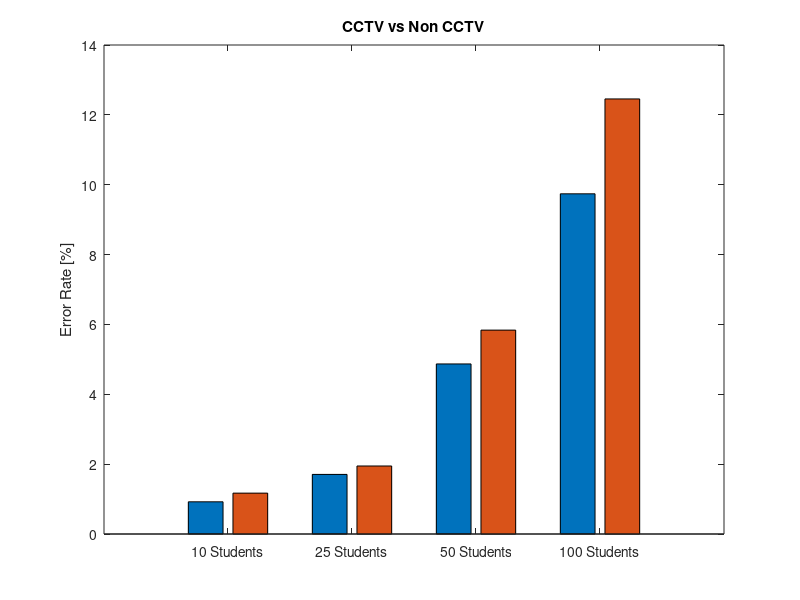
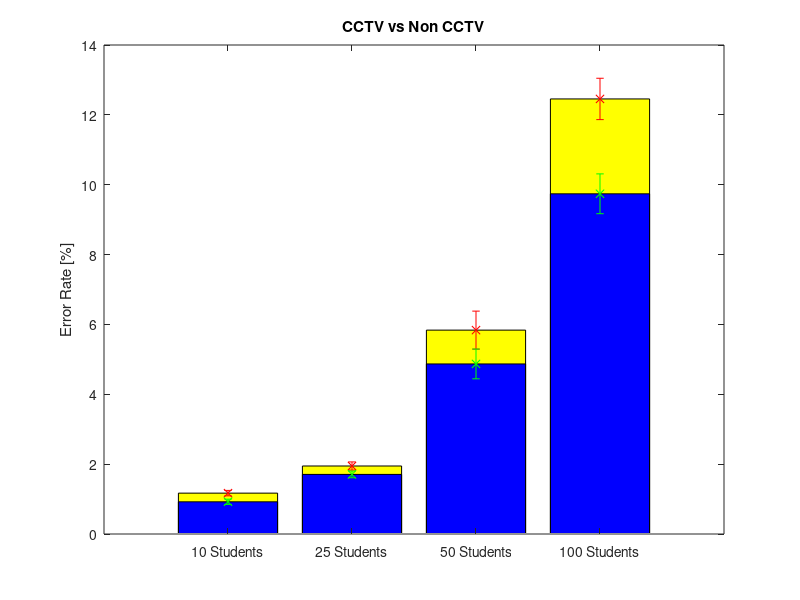

These figures' MATLAB source, in order:
%1. Load all CI
file1 = load('TenStudentsCI.dat');
file2 = load('TwentyFiveStudentsCI.dat');
file3 = load('FiftyStudentsCI.dat');
file4 = load('HundredStudentsCI.dat');

%2. Scale to %
file1=100.*file1;
file2=100.*file2;
file3=100.*file3;
file4=100.*file4;

%3. Convert to mean + variance
y=[file1; file2; file3; file4];
transY=transpose(y);

meanY=mean(transY);
x=1:1:length(meanY);

varianceY=transY(2,:)-meanY(1,:);

%NO CCTV****************************

%1. Load all CI
file1 = load('TenStudentsNOCCTVCI.dat');
file2 = load('TwentyFiveStudentsNOCCTVCI.dat');
file3 = load('FiftyStudentsNOCCTVCI.dat');
file4 = load('HundredStudentsNOCCTVCI.dat');

%2. Scale to %
file1=100.*file1;
file2=100.*file2;
file3=100.*file3;
file4=100.*file4;

%3. Convert to mean + variance
y=[file1; file2; file3; file4];
transY1=transpose(y);

meanY1=mean(transY1);
x=1:1:length(meanY);

varianceY1=transY1(2,:)-meanY1(1,:);


%PLOT combined graph without CI**********************
ymean = [meanY1(1), meanY(1); meanY1(2), meanY(2); meanY1(3), meanY(3); meanY1(4), meanY(4)];
bar(ymean)
hold on
ylabel('Error Rate [%]');
title('CCTV vs Non CCTV')
set(gca,'XTickLabel',{'10 Students', '25 Students', '50 Students', '100 Students'})
%PLOT combined graph with CI**********************
figure
bar(meanY, 'y')
hold on
errorbar(x,meanY,varianceY,'rx')

bar(meanY1,'b')
hold on
errorbar(x,meanY1,varianceY1,'gx')

ylabel('Error Rate [%]');
title('CCTV vs Non CCTV')
set(gca,'XTickLabel',{'10 Students', '25 Students', '50 Students', '100 Students'})
